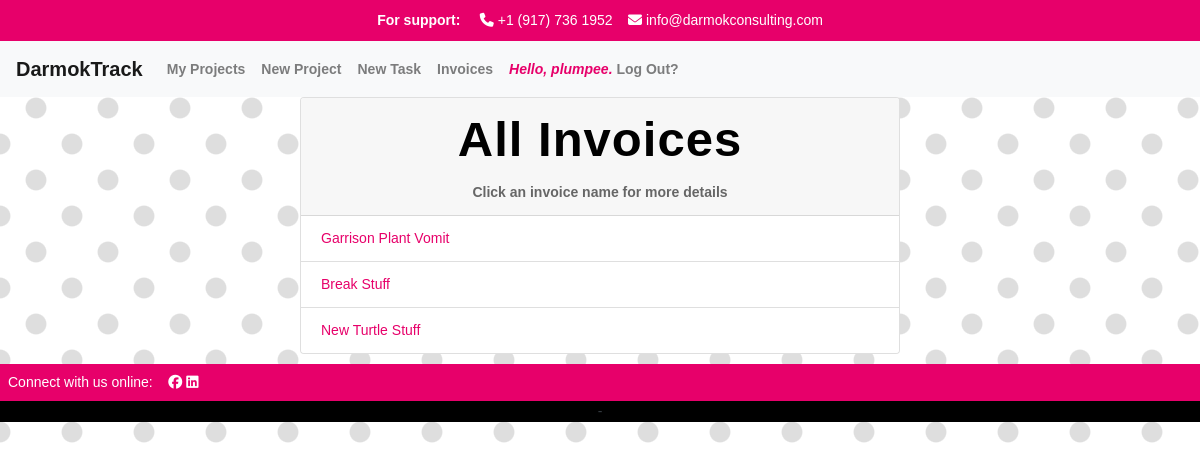
The app's page /invoices_list/ (signed in), older data.
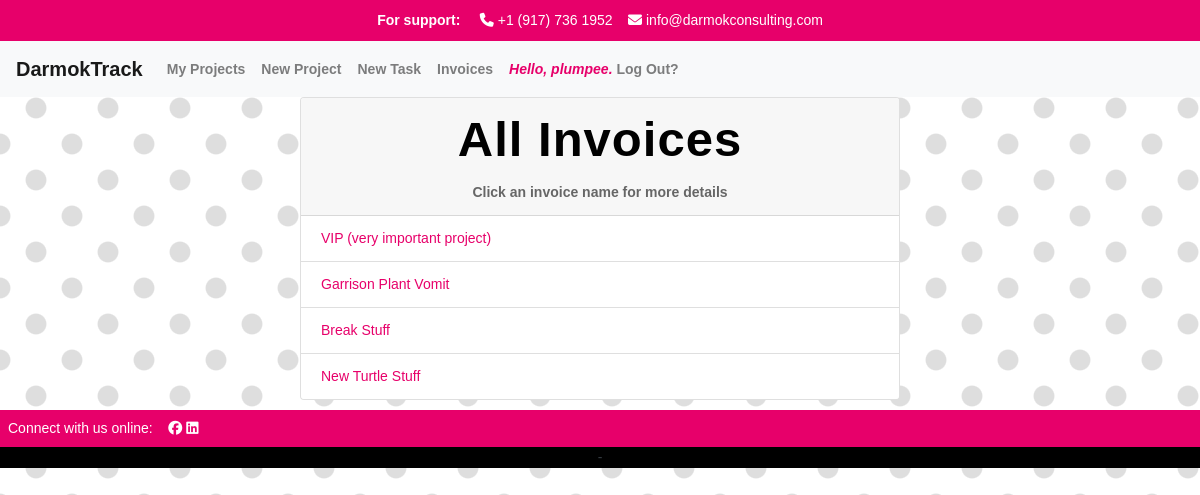
The same page, newer data.
### apps/track/models.py (models this page shows, shortened)
class Project(models.Model):
    PENDING = 'pending'
    PAID = 'paid'
    CREDIT_MEMO = 'credit_memo'
    CHOICES_STATUS = {
        (PENDING, 'pending'),
        (PAID, 'paid'),
        (CREDIT_MEMO, 'credit_memo'),
    }
    project_manager = models.ForeignKey(User, related_name='project_manager', on_delete=models.CASCADE)
    name = models.CharField("Project Name", max_length=250)
    start = models.DateTimeField(auto_now_add=True)
    customer = models.CharField(max_length=250)
    budget_hours = models.IntegerField(default=0)
    budget_dollars = models.DecimalField(max_digits=10, decimal_places=2, default=0.00)
    is_active = models.BooleanField("Active", default=True)
    projects = models.ForeignKey(User, blank=True, related_name="project_list", on_delete=models.CASCADE)
    time_models = models.ManyToManyField(TimeModel, related_name='projects')
    invoice_status = models.CharField(max_length=25, choices=CHOICES_STATUS, default=PENDING)
    class Meta:
        ordering = ['-start']

### apps/track/views.py (the view)
# urls.py: path("invoices_list/", views.invoices_list, name="invoices_list"),
def invoices_list(request):
    projects = Project.objects.all()
    return render(request, "track/invoices_list.html", {
        "projects": projects,
        })

### apps/track/templates/track/invoices_list.html (shortened to what this page needs)
{% extends 'track/layout.html' %}
{% load mathfilters %}
{% load humanize %}
{% load static %}
{% block body %}
<div class="card w-50">
<div class="card-header">
<h1>All Invoices</h1>
<strong><center>Click an invoice name for more details</center></strong>
</div>
{% if user.is_authenticated %}
    {% for project in projects %}
        <ul class="list-group list-group-flush">
            <a href="{% url 'invoice' project_id=project.id %}" class="list-group-item">{{ project.name }}</a>
    {% endfor %}
        </div>
{% endif %}
{% endblock %}

Row changes from the older to the newer data that the page shows:
added Project: name "VIP (very important project)"
